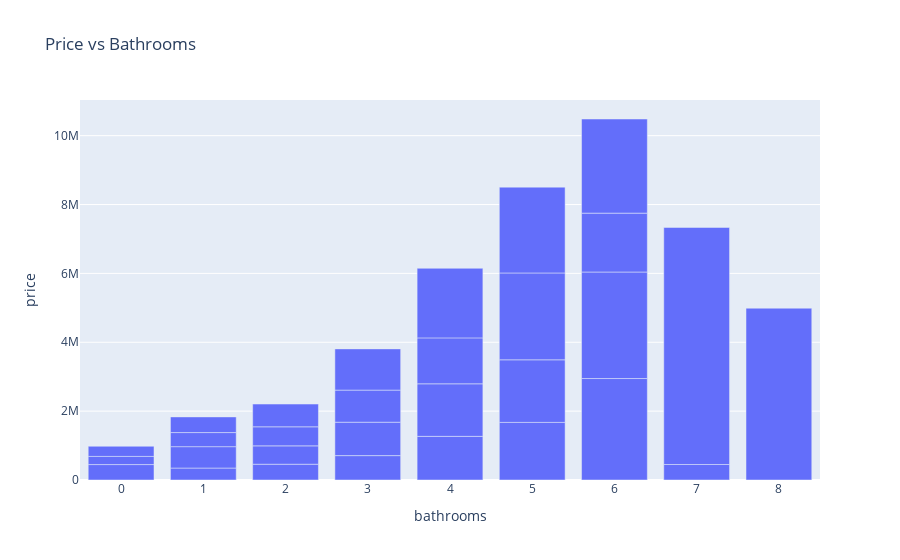

The code cell stored with this chart in its notebook:
### Code cell
px.bar( bathroom_price,x='bathrooms',y='price',title='Price vs Bathrooms')

### Figure 1 — Plotly figure (JSON) as saved in the notebook; plotly's stock layout.template omitted (floating-point values rounded to 4 significant figures)
{"data": [{"alignmentgroup": "True", "hovertemplate": "bathrooms=%{x}<br>price=%{y}<extra></extra>", "legendgroup": "", "marker": {"color": "#636efa", "pattern": {"shape": ""}}, "name": "", "offsetgroup": "", "orientation": "v", "showlegend": false, "textposition": "auto", "type": "bar", "x": [0, 0, 0, 1, 1, 1, 1, 2, 2, 2, 2, 3, 3, 3, 3, 4, 4, 4, 4, 5, 5, 5, 5, 6, 6, 6, 6, 7, 7, 8], "xaxis": "x", "y": [448160, 237375, 294520, 347043, 621216, 409322, 454896, 457889, 533676, 553596, 660230, 708415, 970339, 931933, 1197216, 1267709, 1525774, 1333620, 2021303, 1673491, 1817176, 2522300, 2492500, 2946833, 3094000, 1709445, 2734000, 450000, 6885000, 4990000], "yaxis": "y"}], "layout": {"barmode": "relative", "legend": {"tracegroupgap": 0}, "title": {"text": "Price vs Bathrooms"}, "xaxis": {"anchor": "y", "domain": [0, 1], "title": {"text": "bathrooms"}}, "yaxis": {"anchor": "x", "domain": [0, 1], "title": {"text": "price"}}}}
